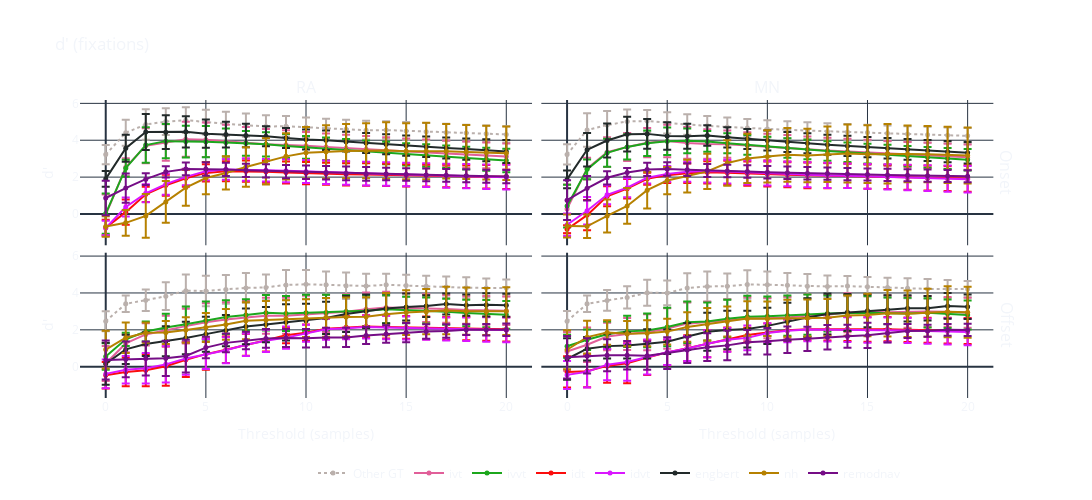

Notebook cell for this chart:
### Markdown cell above
### 2) d' over thresholds

### Code cell
dprime_thresholds_figure = ch_sdt.multi_channel_figure(
    csdt_metrics,
    metric=peyes.constants.D_PRIME_STR,
    yaxis_title=r"d'", show_other_gt=True, error_bars='std', show_err_bands=False,
    colors={k: v[1] for k, v in LABELER_PLOTTING_CONFIG.items()},
)

dprime_thresholds_figure.update_layout(
    title=dict(text="d' (saccades)"),
    width=1400, height=500,
    paper_bgcolor='rgba(0, 0, 0, 0)',
    plot_bgcolor='rgba(0, 0, 0, 0)',
    margin=dict(l=10, r=10, b=10, t=10, pad=0),
)
dprime_thresholds_figure.layout.annotations = []   # remove subtitles

dprime_thresholds_figure.show()

### Figure 1 — Plotly figure (JSON) as saved in the notebook; plotly's stock layout.template omitted (floating-point values rounded to 4 significant figures)
{"data": [{"error_y": {"array": [0.5206, 0.7082, 0.8266, 0.7294, 0.7014, 0.6732, 0.6499, 0.63, 0.6126, 0.5543, 0.541, 0.5291, 0.5183, 0.5084, 0.4853, 0.4772, 0.4697, 0.4626, 0.456, 0.4499, 0.4441], "type": "data"}, "legendgroup": "Other GT", "line": {"color": "#bab0ac", "dash": "dot"}, "marker": {"color": "#bab0ac", "size": 5}, "mode": "lines+markers", "name": "Other GT", "showlegend": true, "x": [0, 1, 2, 3, 4, 5, 6, 7, 8, 9, 10, 11, 12, 13, 14, 15, 16, 17, 18, 19, 20], "y": [3.222, 4.405, 4.853, 5.012, 5.087, 4.982, 4.893, 4.815, 4.746, 4.757, 4.698, 4.643, 4.592, 4.544, 4.55, 4.507, 4.465, 4.425, 4.388, 4.351, 4.317], "type": "scatter", "xaxis": "x", "yaxis": "y"}, {"error_y": {"array": [1.108, 0.484, 0.9548, 0.987, 0.9523, 0.9305, 0.909, 0.8516, 0.836, 0.784, 0.7453, 0.7347, 0.7257, 0.7182, 0.7119, 0.707, 0.7034, 0.7011, 0.7003, 0.7009, 0.7034], "type": "data"}, "legendgroup": "ivt", "line": {"color": "#E15F99"}, "marker": {"color": "#E15F99", "size": 5}, "mode": "lines+markers", "name": "ivt", "showlegend": true, "x": [0, 1, 2, 3, 4, 5, 6, 7, 8, 9, 10, 11, 12, 13, 14, 15, 16, 17, 18, 19, 20], "y": [-0.04501, 2.532, 3.7, 3.88, 4.052, 4.028, 3.924, 3.861, 3.778, 3.753, 3.7, 3.632, 3.567, 3.506, 3.447, 3.39, 3.335, 3.281, 3.228, 3.175, 3.123], "type": "scatter", "xaxis": "x", "yaxis": "y"}, {"error_y": {"array": [1.092, 0.4588, 0.9633, 0.9325, 0.8596, 0.8483, 0.7598, 0.6712, 0.659, 0.6473, 0.6223, 0.6152, 0.6101, 0.6067, 0.6052, 0.6054, 0.6075, 0.6116, 0.6179, 0.6267, 0.6385], "type": "data"}, "legendgroup": "ivvt", "line": {"color": "#1CA71C"}, "marker": {"color": "#1CA71C", "size": 5}, "mode": "lines+markers", "name": "ivvt", "showlegend": true, "x": [0, 1, 2, 3, 4, 5, 6, 7, 8, 9, 10, 11, 12, 13, 14, 15, 16, 17, 18, 19, 20], "y": [0.0225, 2.483, 3.737, 3.951, 3.925, 3.921, 3.874, 3.833, 3.779, 3.687, 3.611, 3.53, 3.453, 3.379, 3.307, 3.237, 3.169, 3.101, 3.034, 2.967, 2.9], "type": "scatter", "xaxis": "x", "yaxis": "y"}, {"error_y": {"array": [0.4307, 0.6844, 0.4124, 0.5729, 0.4635, 0.4719, 0.5387, 0.5739, 0.584, 0.596, 0.6017, 0.5961, 0.602, 0.6102, 0.5979, 0.6037, 0.6021, 0.6083, 0.6149, 0.6383, 0.6737], "type": "data"}, "legendgroup": "idt", "line": {"color": "#FB0D0D"}, "marker": {"color": "#FB0D0D", "size": 5}, "mode": "lines+markers", "name": "idt", "showlegend": true, "x": [0, 1, 2, 3, 4, 5, 6, 7, 8, 9, 10, 11, 12, 13, 14, 15, 16, 17, 18, 19, 20], "y": [-0.7467, 0.1004, 1.064, 1.557, 1.94, 2.228, 2.319, 2.32, 2.284, 2.255, 2.213, 2.188, 2.151, 2.143, 2.122, 2.09, 2.086, 2.057, 2.029, 2.02, 2.027], "type": "scatter", "xaxis": "x", "yaxis": "y"}, {"error_y": {"array": [0.3899, 0.5149, 0.4861, 0.5755, 0.4474, 0.4927, 0.5622, 0.6025, 0.6102, 0.6221, 0.6278, 0.6335, 0.6393, 0.6453, 0.633, 0.6386, 0.6444, 0.6505, 0.6569, 0.6638, 0.6711], "type": "data"}, "legendgroup": "idvt", "line": {"color": "#DA16FF"}, "marker": {"color": "#DA16FF", "size": 5}, "mode": "lines+markers", "name": "idvt", "showlegend": true, "x": [0, 1, 2, 3, 4, 5, 6, 7, 8, 9, 10, 11, 12, 13, 14, 15, 16, 17, 18, 19, 20], "y": [-0.7594, 0.3827, 1.121, 1.619, 2.011, 2.323, 2.412, 2.408, 2.372, 2.343, 2.301, 2.262, 2.226, 2.191, 2.169, 2.138, 2.107, 2.078, 2.05, 2.022, 1.995], "type": "scatter", "xaxis": "x", "yaxis": "y"}, {"error_y": {"array": [0.4295, 0.7354, 0.9792, 0.9183, 0.8474, 0.7685, 0.7002, 0.6355, 0.5442, 0.5407, 0.5389, 0.532, 0.5345, 0.5384, 0.5436, 0.5503, 0.5586, 0.5689, 0.5816, 0.5975, 0.6178], "type": "data"}, "legendgroup": "engbert", "line": {"color": "#222A2A"}, "marker": {"color": "#222A2A", "size": 5}, "mode": "lines+markers", "name": "engbert", "showlegend": true, "x": [0, 1, 2, 3, 4, 5, 6, 7, 8, 9, 10, 11, 12, 13, 14, 15, 16, 17, 18, 19, 20], "y": [1.902, 3.567, 4.445, 4.44, 4.454, 4.357, 4.309, 4.259, 4.216, 4.125, 4.041, 4.0, 3.924, 3.851, 3.781, 3.713, 3.647, 3.582, 3.518, 3.454, 3.39], "type": "scatter", "xaxis": "x", "yaxis": "y"}, {"error_y": {"array": [0.5568, 0.6971, 1.184, 1.13, 0.9775, 0.8762, 0.8998, 1.077, 1.252, 1.251, 1.396, 1.443, 1.469, 1.496, 1.529, 1.522, 1.531, 1.473, 1.466, 1.46, 1.454], "type": "data"}, "legendgroup": "nh", "line": {"color": "#B68100"}, "marker": {"color": "#B68100", "size": 5}, "mode": "lines+markers", "name": "nh", "showlegend": true, "x": [0, 1, 2, 3, 4, 5, 6, 7, 8, 9, 10, 11, 12, 13, 14, 15, 16, 17, 18, 19, 20], "y": [-0.6753, -0.4804, -0.1067, 0.6526, 1.43, 1.948, 2.226, 2.549, 2.857, 3.125, 3.319, 3.371, 3.409, 3.428, 3.442, 3.402, 3.416, 3.4, 3.365, 3.33, 3.297], "type": "scatter", "xaxis": "x", "yaxis": "y"}, {"error_y": {"array": [0.9381, 0.7971, 0.3209, 0.3025, 0.3466, 0.3624, 0.3578, 0.3601, 0.3565, 0.3593, 0.3625, 0.366, 0.3699, 0.3742, 0.3352, 0.3378, 0.3408, 0.3445, 0.349, 0.3545, 0.3615], "type": "data"}, "legendgroup": "remodnav", "line": {"color": "#750D86"}, "marker": {"color": "#750D86", "size": 5}, "mode": "lines+markers", "name": "remodnav", "showlegend": true, "x": [0, 1, 2, 3, 4, 5, 6, 7, 8, 9, 10, 11, 12, 13, 14, 15, 16, 17, 18, 19, 20], "y": [0.8666, 1.405, 1.889, 2.285, 2.445, 2.439, 2.419, 2.369, 2.341, 2.301, 2.265, 2.231, 2.2, 2.17, 2.171, 2.145, 2.12, 2.096, 2.073, 2.05, 2.028], "type": "scatter", "xaxis": "x", "yaxis": "y"}, {"error_y": {"array": [0.552, 0.9086, 0.7602, 0.643, 0.5975, 0.5721, 0.5519, 0.5354, 0.5217, 0.4791, 0.4695, 0.4616, 0.455, 0.4498, 0.4287, 0.4261, 0.4245, 0.4239, 0.4242, 0.4255, 0.4278], "type": "data"}, "legendgroup": "Other GT", "line": {"color": "#bab0ac", "dash": "dot"}, "marker": {"color": "#bab0ac", "size": 5}, "mode": "lines+markers", "name": "Other GT", "showlegend": false, "x": [0, 1, 2, 3, 4, 5, 6, 7, 8, 9, 10, 11, 12, 13, 14, 15, 16, 17, 18, 19, 20], "y": [3.23, 4.554, 4.825, 5.019, 5.041, 4.94, 4.855, 4.78, 4.713, 4.67, 4.615, 4.563, 4.516, 4.471, 4.453, 4.413, 4.375, 4.339, 4.304, 4.27, 4.238], "type": "scatter", "xaxis": "x2", "yaxis": "y2"}, {"error_y": {"array": [1.319, 0.59, 0.8051, 0.7626, 0.7912, 0.8772, 0.8567, 0.8016, 0.7403, 0.7268, 0.7154, 0.7059, 0.6981, 0.6917, 0.6869, 0.6833, 0.6812, 0.6804, 0.6809, 0.6829, 0.6864], "type": "data"}, "legendgroup": "ivt", "line": {"color": "#E15F99"}, "marker": {"color": "#E15F99", "size": 5}, "mode": "lines+markers", "name": "ivt", "showlegend": false, "x": [0, 1, 2, 3, 4, 5, 6, 7, 8, 9, 10, 11, 12, 13, 14, 15, 16, 17, 18, 19, 20], "y": [0.2754, 2.465, 3.353, 3.634, 3.868, 3.957, 3.856, 3.794, 3.787, 3.71, 3.639, 3.572, 3.509, 3.449, 3.392, 3.336, 3.283, 3.231, 3.18, 3.13, 3.08], "type": "scatter", "xaxis": "x2", "yaxis": "y2"}, {"error_y": {"array": [1.158, 0.5416, 0.7581, 0.6824, 0.6875, 0.7403, 0.6706, 0.5566, 0.5456, 0.5375, 0.532, 0.5286, 0.5274, 0.5281, 0.5306, 0.5348, 0.5409, 0.5487, 0.5584, 0.57, 0.5837], "type": "data"}, "legendgroup": "ivvt", "line": {"color": "#1CA71C"}, "marker": {"color": "#1CA71C", "size": 5}, "mode": "lines+markers", "name": "ivvt", "showlegend": false, "x": [0, 1, 2, 3, 4, 5, 6, 7, 8, 9, 10, 11, 12, 13, 14, 15, 16, 17, 18, 19, 20], "y": [0.4272, 2.42, 3.319, 3.638, 3.837, 3.945, 3.97, 3.938, 3.837, 3.743, 3.656, 3.574, 3.496, 3.42, 3.348, 3.277, 3.209, 3.141, 3.074, 3.008, 2.941], "type": "scatter", "xaxis": "x2", "yaxis": "y2"}, {"error_y": {"array": [0.2182, 0.8254, 0.5447, 0.527, 0.3205, 0.4276, 0.5311, 0.6097, 0.648, 0.6555, 0.6733, 0.6809, 0.6977, 0.6843, 0.664, 0.6716, 0.6586, 0.6667, 0.6752, 0.6843, 0.716], "type": "data"}, "legendgroup": "idt", "line": {"color": "#FB0D0D"}, "marker": {"color": "#FB0D0D", "size": 5}, "mode": "lines+markers", "name": "idt", "showlegend": false, "x": [0, 1, 2, 3, 4, 5, 6, 7, 8, 9, 10, 11, 12, 13, 14, 15, 16, 17, 18, 19, 20], "y": [-0.8293, -0.06189, 0.9608, 1.371, 1.912, 2.107, 2.213, 2.257, 2.236, 2.189, 2.169, 2.128, 2.1, 2.075, 2.067, 2.035, 2.014, 1.983, 1.953, 1.924, 1.921], "type": "scatter", "xaxis": "x2", "yaxis": "y2"}, {"error_y": {"array": [0.6073, 0.7506, 0.5163, 0.5197, 0.3161, 0.4253, 0.5465, 0.6195, 0.6431, 0.6508, 0.6585, 0.6662, 0.6741, 0.6822, 0.6673, 0.675, 0.6829, 0.6911, 0.6998, 0.709, 0.7188], "type": "data"}, "legendgroup": "idvt", "line": {"color": "#DA16FF"}, "marker": {"color": "#DA16FF", "size": 5}, "mode": "lines+markers", "name": "idvt", "showlegend": false, "x": [0, 1, 2, 3, 4, 5, 6, 7, 8, 9, 10, 11, 12, 13, 14, 15, 16, 17, 18, 19, 20], "y": [-0.5851, 0.1734, 1.041, 1.425, 1.968, 2.175, 2.294, 2.326, 2.299, 2.252, 2.208, 2.167, 2.129, 2.093, 2.074, 2.04, 2.008, 1.977, 1.947, 1.917, 1.888], "type": "scatter", "xaxis": "x2", "yaxis": "y2"}, {"error_y": {"array": [0.4804, 0.9124, 0.9224, 0.9432, 0.8016, 0.7504, 0.6728, 0.5537, 0.5484, 0.5449, 0.5429, 0.5422, 0.5426, 0.544, 0.5465, 0.5498, 0.5541, 0.5593, 0.5654, 0.5726, 0.5808], "type": "data"}, "legendgroup": "engbert", "line": {"color": "#222A2A"}, "marker": {"color": "#222A2A", "size": 5}, "mode": "lines+markers", "name": "engbert", "showlegend": false, "x": [0, 1, 2, 3, 4, 5, 6, 7, 8, 9, 10, 11, 12, 13, 14, 15, 16, 17, 18, 19, 20], "y": [1.876, 3.482, 3.986, 4.328, 4.344, 4.232, 4.216, 4.257, 4.159, 4.068, 3.984, 3.905, 3.831, 3.76, 3.692, 3.627, 3.563, 3.502, 3.441, 3.382, 3.324], "type": "scatter", "xaxis": "x2", "yaxis": "y2"}, {"error_y": {"array": [0.6182, 0.635, 0.8914, 0.9688, 0.9873, 0.7387, 0.8889, 0.9583, 1.236, 1.331, 1.416, 1.462, 1.451, 1.505, 1.571, 1.566, 1.612, 1.541, 1.526, 1.522, 1.518], "type": "data"}, "legendgroup": "nh", "line": {"color": "#B68100"}, "marker": {"color": "#B68100", "size": 5}, "mode": "lines+markers", "name": "nh", "showlegend": false, "x": [0, 1, 2, 3, 4, 5, 6, 7, 8, 9, 10, 11, 12, 13, 14, 15, 16, 17, 18, 19, 20], "y": [-0.6521, -0.6686, -0.1088, 0.4364, 1.291, 1.814, 2.057, 2.312, 2.765, 3.015, 3.119, 3.206, 3.178, 3.242, 3.282, 3.244, 3.263, 3.258, 3.242, 3.208, 3.175], "type": "scatter", "xaxis": "x2", "yaxis": "y2"}, {"error_y": {"array": [1.076, 0.6612, 0.3589, 0.234, 0.3584, 0.3673, 0.3506, 0.3506, 0.3395, 0.3394, 0.3395, 0.3395, 0.3396, 0.3299, 0.3295, 0.3292, 0.3288, 0.3284, 0.328, 0.3276, 0.3273], "type": "data"}, "legendgroup": "remodnav", "line": {"color": "#750D86"}, "marker": {"color": "#750D86", "size": 5}, "mode": "lines+markers", "name": "remodnav", "showlegend": false, "x": [0, 1, 2, 3, 4, 5, 6, 7, 8, 9, 10, 11, 12, 13, 14, 15, 16, 17, 18, 19, 20], "y": [0.7495, 1.393, 1.962, 2.255, 2.417, 2.44, 2.404, 2.356, 2.336, 2.299, 2.265, 2.233, 2.204, 2.189, 2.165, 2.141, 2.119, 2.099, 2.079, 2.06, 2.042], "type": "scatter", "xaxis": "x2", "yaxis": "y2"}, {"error_y": {"array": [0.5411, 0.4475, 0.5779, 0.7541, 0.8801, 0.8292, 0.7786, 0.8105, 0.6979, 0.8143, 0.7821, 0.7268, 0.7164, 0.6599, 0.5939, 0.5865, 0.5797, 0.5735, 0.5678, 0.5118, 0.456], "type": "data"}, "legendgroup": "Other GT", "line": {"color": "#bab0ac", "dash": "dot"}, "marker": {"color": "#bab0ac", "size": 5}, "mode": "lines+markers", "name": "Other GT", "showlegend": false, "x": [0, 1, 2, 3, 4, 5, 6, 7, 8, 9, 10, 11, 12, 13, 14, 15, 16, 17, 18, 19, 20], "y": [2.467, 3.415, 3.606, 3.824, 4.126, 4.105, 4.194, 4.276, 4.299, 4.436, 4.469, 4.44, 4.39, 4.378, 4.442, 4.399, 4.358, 4.32, 4.283, 4.272, 4.274], "type": "scatter", "xaxis": "x3", "yaxis": "y3"}, {"error_y": {"array": [0.9461, 0.4808, 0.6044, 0.7753, 0.9392, 1.043, 0.9332, 0.8979, 0.9783, 0.9754, 1.013, 1.008, 0.9532, 0.9121, 0.8526, 0.7946, 0.7487, 0.7477, 0.7478, 0.7766, 0.773], "type": "data"}, "legendgroup": "ivt", "line": {"color": "#E15F99"}, "marker": {"color": "#E15F99", "size": 5}, "mode": "lines+markers", "name": "ivt", "showlegend": false, "x": [0, 1, 2, 3, 4, 5, 6, 7, 8, 9, 10, 11, 12, 13, 14, 15, 16, 17, 18, 19, 20], "y": [0.1732, 1.262, 1.751, 1.991, 2.202, 2.405, 2.564, 2.67, 2.768, 2.762, 2.837, 2.887, 2.979, 3.118, 3.21, 3.187, 3.177, 3.126, 3.077, 3.059, 3.038], "type": "scatter", "xaxis": "x3", "yaxis": "y3"}, {"error_y": {"array": [0.7209, 0.3585, 0.5427, 0.7424, 0.9546, 1.03, 0.9133, 0.848, 0.9615, 0.947, 0.9756, 0.9636, 0.8985, 0.8296, 0.7595, 0.7197, 0.7045, 0.7084, 0.7143, 0.7439, 0.7547], "type": "data"}, "legendgroup": "ivvt", "line": {"color": "#1CA71C"}, "marker": {"color": "#1CA71C", "size": 5}, "mode": "lines+markers", "name": "ivvt", "showlegend": false, "x": [0, 1, 2, 3, 4, 5, 6, 7, 8, 9, 10, 11, 12, 13, 14, 15, 16, 17, 18, 19, 20], "y": [0.5507, 1.488, 1.905, 2.132, 2.305, 2.501, 2.693, 2.808, 2.927, 2.887, 2.929, 2.942, 2.993, 3.031, 3.111, 3.075, 3.044, 2.979, 2.915, 2.881, 2.815], "type": "scatter", "xaxis": "x3", "yaxis": "y3"}, {"error_y": {"array": [0.7196, 0.7731, 0.8702, 1.065, 0.9427, 0.8471, 0.7142, 0.6026, 0.6121, 0.4289, 0.4419, 0.5614, 0.5989, 0.6166, 0.6263, 0.6161, 0.6122, 0.6181, 0.6292, 0.6508, 0.6578], "type": "data"}, "legendgroup": "idt", "line": {"color": "#FB0D0D"}, "marker": {"color": "#FB0D0D", "size": 5}, "mode": "lines+markers", "name": "idt", "showlegend": false, "x": [0, 1, 2, 3, 4, 5, 6, 7, 8, 9, 10, 11, 12, 13, 14, 15, 16, 17, 18, 19, 20], "y": [-0.4622, -0.2832, -0.1953, 0.02775, 0.3814, 0.6804, 0.9194, 1.198, 1.437, 1.702, 1.843, 2.059, 2.134, 2.176, 2.151, 2.128, 2.106, 2.077, 2.062, 2.052, 2.026], "type": "scatter", "xaxis": "x3", "yaxis": "y3"}, {"error_y": {"array": [0.7757, 0.751, 0.8224, 0.9884, 0.8773, 0.8128, 0.6987, 0.6101, 0.6045, 0.6069, 0.4614, 0.576, 0.6056, 0.6241, 0.6344, 0.6244, 0.6188, 0.625, 0.6387, 0.6638, 0.6711], "type": "data"}, "legendgroup": "idvt", "line": {"color": "#DA16FF"}, "marker": {"color": "#DA16FF", "size": 5}, "mode": "lines+markers", "name": "idvt", "showlegend": false, "x": [0, 1, 2, 3, 4, 5, 6, 7, 8, 9, 10, 11, 12, 13, 14, 15, 16, 17, 18, 19, 20], "y": [-0.3903, -0.1664, -0.085, 0.1269, 0.4416, 0.6843, 0.8927, 1.189, 1.404, 1.578, 1.809, 2.032, 2.09, 2.15, 2.124, 2.1, 2.077, 2.048, 2.032, 2.022, 1.995], "type": "scatter", "xaxis": "x3", "yaxis": "y3"}, {"error_y": {"array": [1.143, 0.7983, 0.6474, 0.8089, 0.8819, 0.9495, 0.8509, 0.9708, 0.9557, 0.9853, 0.9173, 0.8729, 0.98, 0.9106, 0.8134, 0.7369, 0.5888, 0.5675, 0.5762, 0.6339, 0.6237], "type": "data"}, "legendgroup": "engbert", "line": {"color": "#222A2A"}, "marker": {"color": "#222A2A", "size": 5}, "mode": "lines+markers", "name": "engbert", "showlegend": false, "x": [0, 1, 2, 3, 4, 5, 6, 7, 8, 9, 10, 11, 12, 13, 14, 15, 16, 17, 18, 19, 20], "y": [0.1581, 0.9384, 1.228, 1.381, 1.56, 1.766, 1.959, 2.187, 2.283, 2.405, 2.494, 2.645, 2.859, 3.012, 3.163, 3.237, 3.286, 3.398, 3.338, 3.354, 3.338], "type": "scatter", "xaxis": "x3", "yaxis": "y3"}, {"error_y": {"array": [1.019, 0.827, 0.5509, 0.6198, 0.6905, 0.7855, 0.8376, 1.0, 1.033, 1.013, 1.022, 1.048, 1.049, 1.054, 1.148, 1.213, 1.229, 1.29, 1.286, 1.278, 1.3], "type": "data"}, "legendgroup": "nh", "line": {"color": "#B68100"}, "marker": {"color": "#B68100", "size": 5}, "mode": "lines+markers", "name": "nh", "showlegend": false, "x": [0, 1, 2, 3, 4, 5, 6, 7, 8, 9, 10, 11, 12, 13, 14, 15, 16, 17, 18, 19, 20], "y": [0.9274, 1.575, 1.845, 1.854, 1.995, 2.13, 2.294, 2.491, 2.536, 2.597, 2.634, 2.675, 2.698, 2.715, 2.851, 2.936, 2.987, 3.044, 3.013, 2.998, 3.014], "type": "scatter", "xaxis": "x3", "yaxis": "y3"}, {"error_y": {"array": [1.056, 0.97, 0.9193, 0.9592, 0.8854, 0.5835, 0.5099, 0.4723, 0.508, 0.4906, 0.503, 0.5279, 0.5249, 0.4656, 0.4745, 0.519, 0.3993, 0.3714, 0.2962, 0.3104, 0.3382], "type": "data"}, "legendgroup": "remodnav", "line": {"color": "#750D86"}, "marker": {"color": "#750D86", "size": 5}, "mode": "lines+markers", "name": "remodnav", "showlegend": false, "x": [0, 1, 2, 3, 4, 5, 6, 7, 8, 9, 10, 11, 12, 13, 14, 15, 16, 17, 18, 19, 20], "y": [0.3632, 0.4027, 0.4461, 0.4534, 0.5779, 1.036, 1.292, 1.418, 1.532, 1.558, 1.543, 1.582, 1.589, 1.692, 1.773, 1.849, 1.91, 1.937, 2.01, 2.004, 2.0], "type": "scatter", "xaxis": "x3", "yaxis": "y3"}, {"error_y": {"array": [0.5493, 0.4476, 0.5581, 0.597, 0.6989, 0.6693, 0.7965, 0.8128, 0.6897, 0.7712, 0.7196, 0.6649, 0.6584, 0.6008, 0.5434, 0.5407, 0.5388, 0.5378, 0.5376, 0.4879, 0.4407], "type": "data"}, "legendgroup": "Other GT", "line": {"color": "#bab0ac", "dash": "dot"}, "marker": {"color": "#bab0ac", "size": 5}, "mode": "lines+markers", "name": "Other GT", "showlegend": false, "x": [0, 1, 2, 3, 4, 5, 6, 7, 8, 9, 10, 11, 12, 13, 14, 15, 16, 17, 18, 19, 20], "y": [2.468, 3.413, 3.597, 3.761, 4.012, 4.001, 4.274, 4.352, 4.368, 4.459, 4.445, 4.416, 4.367, 4.353, 4.372, 4.331, 4.293, 4.256, 4.221, 4.211, 4.213], "type": "scatter", "xaxis": "x4", "yaxis": "y4"}, {"error_y": {"array": [1.047, 0.9374, 0.7457, 0.8685, 0.9756, 1.098, 1.164, 1.104, 1.112, 1.158, 1.085, 1.131, 1.154, 1.085, 1.058, 0.9615, 0.9192, 0.8631, 0.8395, 0.8043, 0.8087], "type": "data"}, "legendgroup": "ivt", "line": {"color": "#E15F99"}, "marker": {"color": "#E15F99", "size": 5}, "mode": "lines+markers", "name": "ivt", "showlegend": false, "x": [0, 1, 2, 3, 4, 5, 6, 7, 8, 9, 10, 11, 12, 13, 14, 15, 16, 17, 18, 19, 20], "y": [0.828, 1.194, 1.639, 1.78, 1.873, 2.069, 2.335, 2.417, 2.53, 2.609, 2.631, 2.669, 2.781, 2.814, 2.933, 2.965, 2.952, 2.974, 3.0, 2.975, 2.928], "type": "scatter", "xaxis": "x4", "yaxis": "y4"}, {"error_y": {"array": [0.6212, 0.5588, 0.6924, 0.8421, 0.9184, 1.044, 1.126, 1.037, 1.026, 1.134, 1.07, 1.087, 1.093, 0.9778, 0.9714, 0.9156, 0.8632, 0.8552, 0.7926, 0.774, 0.7862], "type": "data"}, "legendgroup": "ivvt", "line": {"color": "#1CA71C"}, "marker": {"color": "#1CA71C", "size": 5}, "mode": "lines+markers", "name": "ivvt", "showlegend": false, "x": [0, 1, 2, 3, 4, 5, 6, 7, 8, 9, 10, 11, 12, 13, 14, 15, 16, 17, 18, 19, 20], "y": [1.113, 1.459, 1.757, 1.916, 1.968, 2.148, 2.411, 2.452, 2.607, 2.712, 2.741, 2.772, 2.827, 2.889, 2.915, 2.921, 2.897, 2.882, 2.922, 2.871, 2.807], "type": "scatter", "xaxis": "x4", "yaxis": "y4"}, {"error_y": {"array": [0.8443, 0.8656, 0.9156, 1.084, 0.9515, 0.6902, 0.7086, 0.7329, 0.6485, 0.3952, 0.4941, 0.5852, 0.5982, 0.6218, 0.6473, 0.6632, 0.6599, 0.6674, 0.6754, 0.6951, 0.7046], "type": "data"}, "legendgroup": "idt", "line": {"color": "#FB0D0D"}, "marker": {"color": "#FB0D0D", "size": 5}, "mode": "lines+markers", "name": "idt", "showlegend": false, "x": [0, 1, 2, 3, 4, 5, 6, 7, 8, 9, 10, 11, 12, 13, 14, 15, 16, 17, 18, 19, 20], "y": [-0.2829, -0.2425, 0.04387, 0.1823, 0.4998, 0.7757, 1.003, 1.246, 1.476, 1.719, 1.856, 1.975, 2.037, 2.039, 2.045, 2.023, 2.038, 2.007, 1.977, 1.961, 1.932], "type": "scatter", "xaxis": "x4", "yaxis": "y4"}, {"error_y": {"array": [0.7593, 0.8475, 0.8439, 1.009, 0.9504, 0.6982, 0.6797, 0.7325, 0.6434, 0.6672, 0.5279, 0.6198, 0.6331, 0.648, 0.6703, 0.6869, 0.6706, 0.6784, 0.6866, 0.709, 0.7188], "type": "data"}, "legendgroup": "idvt", "line": {"color": "#DA16FF"}, "marker": {"color": "#DA16FF", "size": 5}, "mode": "lines+markers", "name": "idvt", "showlegend": false, "x": [0, 1, 2, 3, 4, 5, 6, 7, 8, 9, 10, 11, 12, 13, 14, 15, 16, 17, 18, 19, 20], "y": [-0.4438, -0.2783, 0.1124, 0.2539, 0.5308, 0.7886, 0.9851, 1.244, 1.457, 1.563, 1.828, 1.945, 2.015, 2.01, 2.013, 1.99, 1.996, 1.965, 1.934, 1.917, 1.888], "type": "scatter", "xaxis": "x4", "yaxis": "y4"}, {"error_y": {"array": [1.127, 0.6348, 0.6717, 0.7024, 0.7934, 0.6683, 0.7359, 1.028, 1.043, 1.001, 0.98, 1.02, 1.052, 1.111, 0.9991, 0.8878, 0.7866, 0.7128, 0.6666, 0.6997, 0.6679], "type": "data"}, "legendgroup": "engbert", "line": {"color": "#222A2A"}, "marker": {"color": "#222A2A", "size": 5}, "mode": "lines+markers", "name": "engbert", "showlegend": false, "x": [0, 1, 2, 3, 4, 5, 6, 7, 8, 9, 10, 11, 12, 13, 14, 15, 16, 17, 18, 19, 20], "y": [0.4176, 0.977, 1.116, 1.147, 1.242, 1.354, 1.636, 1.893, 1.995, 2.04, 2.215, 2.448, 2.666, 2.863, 2.95, 3.031, 3.092, 3.167, 3.174, 3.295, 3.255], "type": "scatter", "xaxis": "x4", "yaxis": "y4"}, {"error_y": {"array": [1.054, 0.892, 0.6673, 0.683, 0.7106, 0.6972, 0.7953, 0.8786, 0.8138, 0.9402, 0.936, 1.002, 1.003, 1.011, 1.089, 1.155, 1.264, 1.262, 1.3, 1.382, 1.38], "type": "data"}, "legendgroup": "nh", "line": {"color": "#B68100"}, "marker": {"color": "#B68100", "size": 5}, "mode": "lines+markers", "name": "nh", "showlegend": false, "x": [0, 1, 2, 3, 4, 5, 6, 7, 8, 9, 10, 11, 12, 13, 14, 15, 16, 17, 18, 19, 20], "y": [0.919, 1.604, 1.853, 1.793, 1.814, 1.904, 2.156, 2.306, 2.457, 2.616, 2.595, 2.626, 2.637, 2.657, 2.774, 2.809, 2.899, 2.866, 2.926, 2.985, 2.954], "type": "scatter", "xaxis": "x4", "yaxis": "y4"}, {"error_y": {"array": [1.157, 0.9573, 0.8658, 0.7723, 0.7674, 0.857, 0.7159, 0.7494, 0.8052, 0.6669, 0.7167, 0.718, 0.6582, 0.6636, 0.6228, 0.6888, 0.498, 0.3803, 0.3288, 0.3186, 0.3366], "type": "data"}, "legendgroup": "remodnav", "line": {"color": "#750D86"}, "marker": {"color": "#750D86", "size": 5}, "mode": "lines+markers", "name": "remodnav", "showlegend": false, "x": [0, 1, 2, 3, 4, 5, 6, 7, 8, 9, 10, 11, 12, 13, 14, 15, 16, 17, 18, 19, 20], "y": [0.5132, 0.5843, 0.621, 0.6251, 0.5985, 0.7379, 0.9126, 1.059, 1.157, 1.328, 1.382, 1.468, 1.513, 1.594, 1.653, 1.702, 1.813, 1.934, 1.951, 2.003, 1.997], "type": "scatter", "xaxis": "x4", "yaxis": "y4"}], "layout": {"xaxis": {"anchor": "y", "domain": [0.0, 0.485], "matches": "x3", "showticklabels": false}, "yaxis": {"anchor": "x", "domain": [0.5125, 1.0], "matches": "y3", "title": {"text": "d'"}}, "xaxis2": {"anchor": "y2", "domain": [0.495, 0.98], "matches": "x3", "showticklabels": false}, "yaxis2": {"anchor": "x2", "domain": [0.5125, 1.0], "matches": "y3", "showticklabels": false}, "xaxis3": {"anchor": "y3", "domain": [0.0, 0.485], "title": {"text": "Threshold (samples)"}}, "yaxis3": {"anchor": "x3", "domain": [0.0, 0.4875], "title": {"text": "d'"}}, "xaxis4": {"anchor": "y4", "domain": [0.495, 0.98], "matches": "x3", "title": {"text": "Threshold (samples)"}}, "yaxis4": {"anchor": "x4", "domain": [0.0, 0.4875], "matches": "y3", "showticklabels": false}, "annotations": [{"font": {"size": 16}, "showarrow": false, "text": "RA", "x": 0.2425, "xanchor": "center", "xref": "paper", "y": 1.0, "yanchor": "bottom", "yref": "paper"}, {"font": {"size": 16}, "showarrow": false, "text": "MN", "x": 0.7375, "xanchor": "center", "xref": "paper", "y": 1.0, "yanchor": "bottom", "yref": "paper"}, {"font": {"size": 16}, "showarrow": false, "text": "Onset", "textangle": 90, "x": 0.98, "xanchor": "left", "xref": "paper", "y": 0.7562, "yanchor": "middle", "yref": "paper"}, {"font": {"size": 16}, "showarrow": false, "text": "Offset", "textangle": 90, "x": 0.98, "xanchor": "left", "xref": "paper", "y": 0.2437, "yanchor": "middle", "yref": "paper"}], "legend": {"orientation": "h", "yanchor": "bottom", "y": -0.3, "xanchor": "left", "x": 0.25}, "title": {"text": "d' (fixations)"}, "width": 1400, "height": 500, "paper_bgcolor": "rgba(0, 0, 0, 0)", "plot_bgcolor": "rgba(0, 0, 0, 0)"}}
